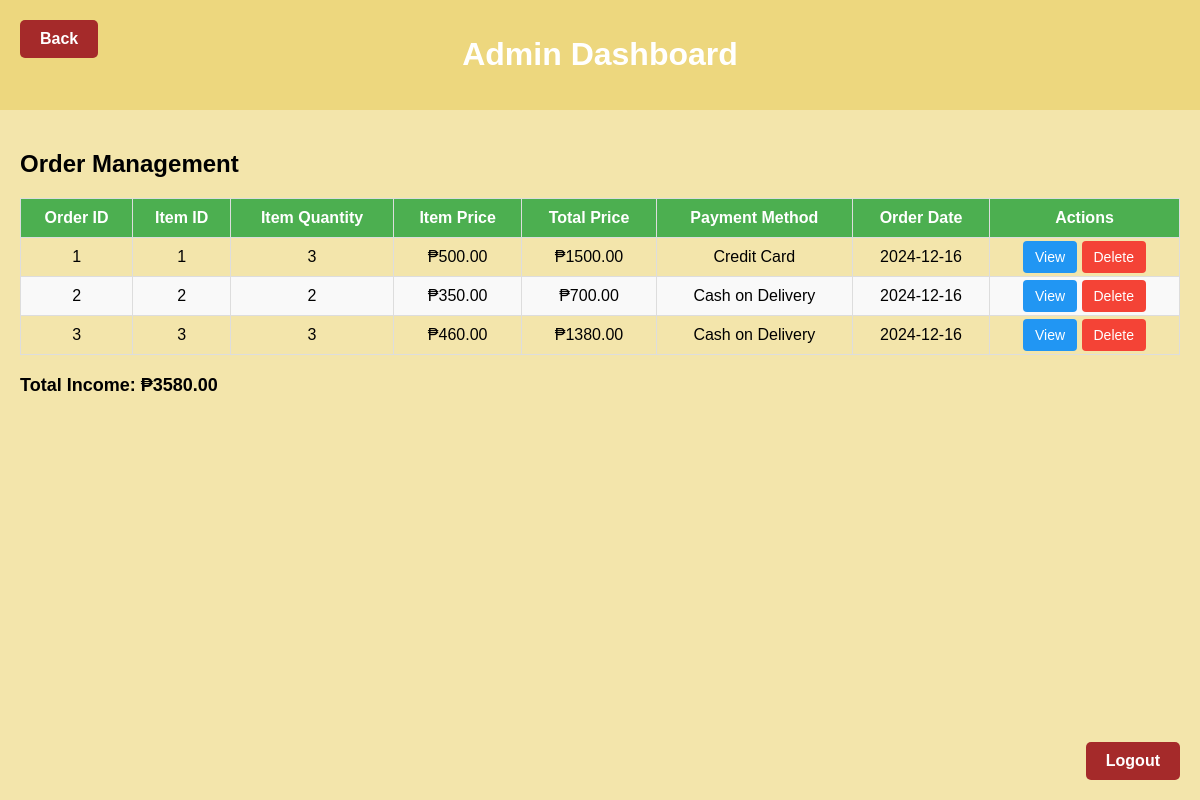
The app's page /MYPROJECT/dashboard.php with its own data.
### tables this page shows
CREATE TABLE `orders` (
  `order_id` int(11) NOT NULL,
  `user_id` int(11) NOT NULL,
  `item_id` int(11) NOT NULL,
  `item_qty` int(11) NOT NULL,
  `cus_id` int(11) NOT NULL,
  `payment_method` varchar(255) NOT NULL,
  `item_price` decimal(10,2) NOT NULL,
  `total_price` decimal(10,2) NOT NULL,
  `date_ordered` date NOT NULL,
  `status` varchar(255) NOT NULL DEFAULT 'pending'
);

### MYPROJECT/dashboard.php (the view, shortened to what this page needs)
<?php
$servername = "localhost";
$username = "root";
$password = "";
$dbname = "project";
$conn = mysqli_connect($servername, $username, $password, $dbname);
$query = "SELECT * FROM orders ORDER BY date_ordered DESC";
$result = mysqli_query($conn, $query);
$total_price = 0;
?>
<!DOCTYPE html>
<html lang="en">
<head>
</head>
<body>
    <a href="adminpage.php" class="back-btn">Back</a>
    <div class="header">
        <h1>Admin Dashboard</h1>
    </div>
    <div class="container">
        <h2>Order Management</h2>
        <table>
            <thead>
                <tr>
                    <th>Order ID</th>
                    <th>Item ID</th>
                    <th>Item Quantity</th>
                    <th>Item Price</th>
                    <th>Total Price</th>
                    <th>Payment Method</th>
                    <th>Order Date</th>
                    <th>Actions</th>
                </tr>
            </thead>
            <tbody>
                <?php while ($row = mysqli_fetch_assoc($result)):
                    $order_total = $row['item_qty'] * $row['item_price'];
                    $total_price += $order_total;
                ?>
                    <tr>
                        <td><?php echo htmlspecialchars($row['order_id']); ?></td>
                        <td><?php echo htmlspecialchars($row['item_id']); ?></td>
                        <td><?php echo htmlspecialchars($row['item_qty']); ?></td>
                        <td>₱<?php echo number_format((float)$row['item_price'], 2, '.', ''); ?></td>
                        <td>₱<?php echo number_format((float)$order_total, 2, '.', ''); ?></td>
                        <td><?php echo htmlspecialchars($row['payment_method']); ?></td>
                        <td><?php echo htmlspecialchars($row['date_ordered']); ?></td>
                        <td>
                            <a href="view_order.php?order_id=<?php echo urlencode($row['order_id']); ?>" class="btn btn-view">View</a>
                            <a href="delete_order.php?order_id=<?php echo urlencode($row['order_id']); ?>" class="btn btn-delete" onclick="return confirm('Are you sure you want to delete this order?');">Delete</a>
                        </td>
                    </tr>
                <?php endwhile; ?>
            </tbody>
        </table>
        <div class="total-price">
            Total Income: ₱<?php echo number_format((float)$total_price, 2, '.', ''); ?>
        </div>
    </div>
    <a href="homepage.php" class="logout-btn">Logout</a>
</body>
</html>

### MYPROJECT/dashboard.php (style rules this page uses)
body { font-family: Arial, sans-serif; background-color: #F3E5AB; margin: 0; padding: 0; }
.header { background-color: #EDD77E; color: white; padding: 15px; text-align: center; }
.container { padding: 20px; }
table { width: 100%; border-collapse: collapse; margin-top: 20px; }
table th, table td { border: 1px solid #DDD; padding: 10px; text-align: center; }
table th { background-color: #4CAF50; color: white; }
table tr:nth-child(even) { background-color: #F9F9F9; }
.btn { text-decoration: none; padding: 8px 12px; color: white; border-radius: 4px; font-size: 14px; }
.btn-view { background-color: #2196F3; }
.btn-delete { background-color: #F44336; }
.logout-btn { background-color: brown; color: white; font-weight: bold; text-decoration: none; padding: 10px 20px; border-radius: 5px; position: fixed; bottom: 20px; right: 20px; }
.total-price { font-size: 18px; font-weight: bold; margin-top: 20px; }
.back-btn { background-color: brown; color: white; padding: 10px 20px; border-radius: 5px; position: absolute; top: 20px; left: 20px; text-decoration: none; font-weight: bold; }

### records on screen
orders: order_id "1", item "1", item_qty "3", item_price "500.00", order_total "1500.00", payment_method "Credit Card", date_ordered "2024-12-16"
orders: order_id "2", item "2", item_qty "2", item_price "350.00", order_total "700.00", payment_method "Cash on Delivery", date_ordered "2024-12-16"
orders: order_id "3", item "3", item_qty "3", item_price "460.00", order_total "1380.00", payment_method "Cash on Delivery", date_ordered "2024-12-16"

### other values on screen
$total_price "3580.00"
